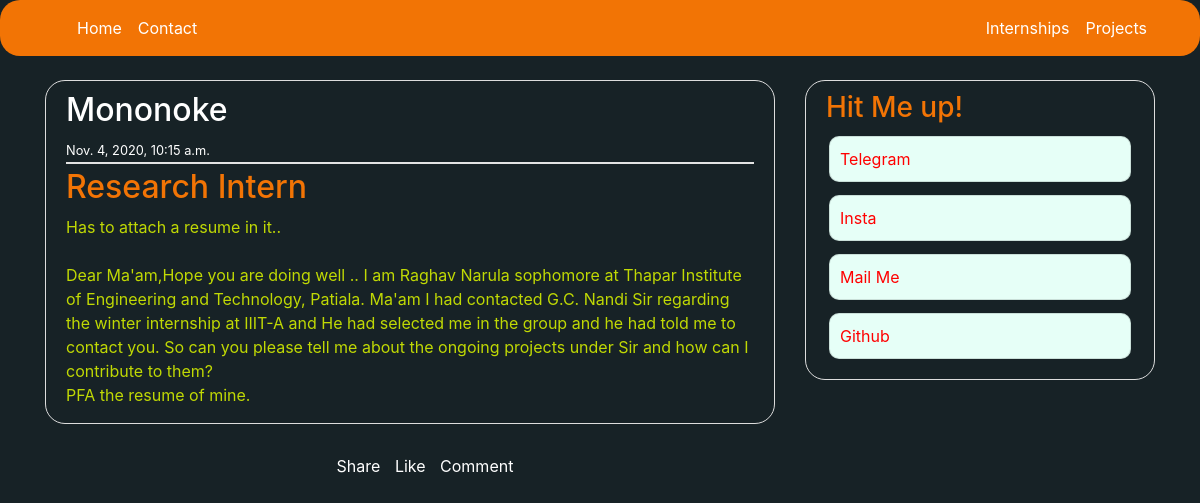
Page /blog/7/ on the committed database.
### blog/models.py (models this page shows, shortened)
class Post(models.Model):
    title = models.CharField(max_length=50)
    data = models.TextField()
    date_posted = models.DateTimeField(auto_now_add=True)
    class Meta:
        ordering = ['-date_posted']

### blog/views.py (the view)
# urls.py: path('<int:pk>/',PostView.as_view(),name='blog-mapper'),
class PostView(DetailView):
    model = Post
    template_name = 'blog/separate_view.html'

### blog/templates/blog/separate_view.html (shortened to what this page needs)
{% extends "blog/blog-base.html" %}
{% load social_share %}
{% block content %}
  <article class="media content-section">
    <div class="media-body">
      <div class="article-metadata">
        <h2>Mononoke</h2>
        <small class="date-class">{{object.date_posted }}</small>
      </div>
      <h2 class="article-title"></a>{{object.title }}</h2>
      <p class="article-content">{{ object.data }}</p>
      </div>
    </article>
    <ul class="additional-things">
      <li class="nav"id="navicon">Share</li>
      <li>Like</li>
      <li>Comment</li>
    </ul>
    <br>
    <br>
{% endblock content %}

### blog/static/blog/blog.css (style rules this page uses)
body { background:#172226; color: white; margin-top: 5rem; }
h1, h2, h3, h4, h5, h6 { color:white; }
.date-class { color:rgb(255, 255, 255); }
ul { margin: 0; }
.content-section { background:#172226; padding: 10px 20px; border: 1px solid #dddddd; border-radius: 20px; margin-bottom: 30px; padding-bottom:0px; }
.article-title { color: #F27405; }
.article-content { white-space: pre-line; color:#C0D904; }
.article-metadata { padding-bottom: 1px; margin-bottom: 4px; border-bottom: 2px solid #e3e3e3; }
.additional-things { list-style-type: none; text-align: center; }
.additional-things li { display: inline; margin-right: 10px; transition: all 0.5s; }

### rows in the picture
Post: date_posted "Nov. 4, 2020, 10:15 a.m.", title "Research Intern", data "Has to attach a resume in it.. Dear Ma'am,Hope you are doing well .. I am Raghav Narula sophomore at Thapar Institute of Engineering and Technology, Patiala. Ma'am I had contacted G.C. Nandi Sir regarding the winter internship at IIIT-A and He had selected me in the group and he had told me to contact you. So can you please tell me about the ongoing projects under Sir and how can I contribute to them? PFA the resume of mine."
